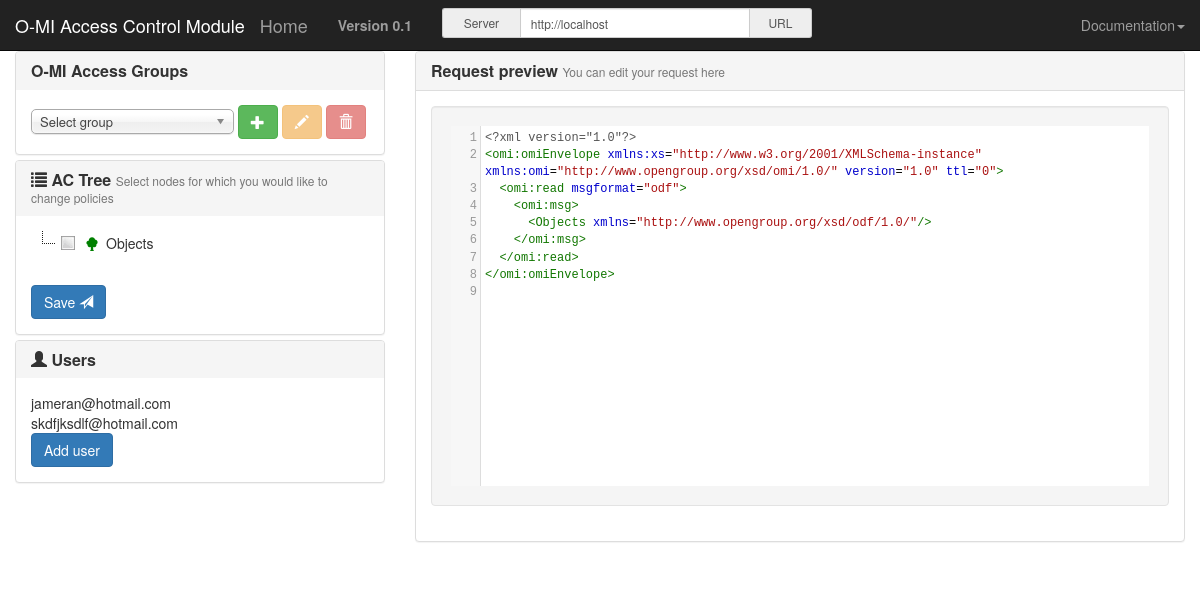
The app's page /authmodule (signed in), older data.
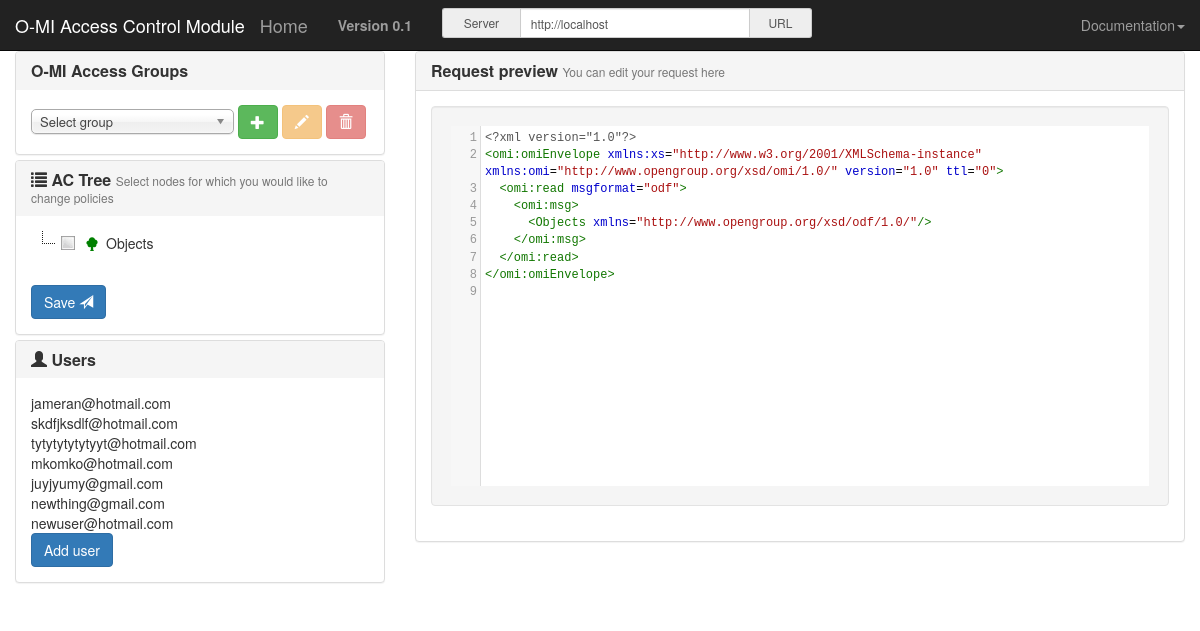
The same page, newer data.
### security_node/models.py (models this page shows)
class Registered_Users(models.Model):
    username = models.CharField(max_length=200)
    email = models.EmailField(max_length=200)

### security_node/views.py (the view)
# urls.py: path(r'authmodule', views.authmodule, name='authmodule'),
@login_required
@csrf_protect
def authmodule(request):
    if request.method == 'POST':
        print ('--------------',request.POST['users_ingroup'])
    registered_users = Registered_Users.objects.all()
    return render(request, "authmodule.html",{"list_users":registered_users})

### security_node/templates/authmodule.html (shortened to what this page needs)
<!DOCTYPE html>
{% load static %}
<html lang="en">
<head>
	<link href="{% static 'css/lib/chosen.css' %}" rel="stylesheet" />
	<link href="{% static 'css/lib/bootstrap.css' %}" rel="stylesheet" />
	<link href="{% static 'themes/default/style.min.css' %}" rel="stylesheet" />
	<link href="{% static 'css/lib/codemirror.css' %}" rel="stylesheet" />
	<link href="{% static 'css/mystyle.css' %}" rel="stylesheet" />
</head>
<body>
  <nav class="navbar navbar-default navbar-static-top navbar-inverse" style="margin-bottom:0;">
    <div class="container-fluid">
      <div class="navbar-header">
        <a class="navbar-brand" href="#">O-MI Access Control Module</a>
                          <a class="navbar-brand" href="{% url 'home' %}">Home</a>
      </div>
      <div class="collapse navbar-collapse" id="navbar-collapse">
        <ul class="nav navbar-nav navbar-left">
          <li>
            <p class="navbar-text">
              <b id="versionNumber">Version 0.1</b>
            </p>
          </li>
          <li>
            <form class="navbar-form navbar-left" role="search" style="width: 400px">
              <a data-toggle="tooltip" title="Enter O-MI node url. Can be used to test any O-MI Node that has CORS support." data-placement="bottom">
                <div class="input-group input-group-sm" style="width:100%;">
                  <div class="input-group-addon">Server</div>
                  <input id="targetService" type="text" class="form-control" placeholder="Enter O-MI node url" value="http://localhost:8080/" />
                  <div class="input-group-addon">URL</div>
                </div>
              </a>
            </form>
          </li>
        </ul>
        <ul class="nav navbar-nav navbar-right">
          <li class="dropdown">
            <a href="#" class="dropdown-toggle" data-toggle="dropdown" role="button" aria-haspopup="true" aria-expanded="false">Documentation<span class="caret"></span></a>
          </li>
        </ul>
      </div>
    </div>
  </nav>
  <div class="container-fluid" role="main"><div class="row">
    <div class="col-md-4 panel-group" role="tablist">
			<div class="panel panel-default">
				<div class="panel-heading">
					<h4 class="panel-title">
						<b>O-MI Access Groups
						</b>
					</h4>
				</div>
				<div class="panel-body">
					<select id="groupsSelect">
						<option value="" disabled selected>Select group</option>
					</select>
					<button id="groupAddButton" class="btn btn-success" type="button">
			    	<span class="glyphicon glyphicon-plus" aria-hidden="true"/>
					</button>
					<button id="groupEditButton" class="btn btn-warning" disabled="disabled" type="button" data-toggle="modal" data-target="#newGroupItem" data-action="edit">
			    	<span class="glyphicon glyphicon-pencil" aria-hidden="true"/>
					</button>
					<button id="groupDeleteButton" class="btn btn-danger" disabled="disabled" type="button">
			    	<span class="glyphicon glyphicon-trash" aria-hidden="true"/>
					</button>
				</div>
			</div>
			<div class="panel panel-default">
        <div class="panel-heading">
          <h4 class="panel-title">
            <b>
              <span class="glyphicon glyphicon-list" aria-hidden="true"></span>
              AC Tree
              <small>Select nodes for which you would like to change policies</small>
            </b>
          </h4>
        </div>
        <div class="panel-body">
          <div id="nodetree">
            <ul>
              <li id="Objects">Objects </li>
            </ul>
          </div>
        </div>
				<div class="panel-body">
					<button id="sendPerm" type="button" class="btn btn-md btn-primary">
						Save
						<span class="glyphicon glyphicon-send" aria-hidden="true"></span>
					</button>
				</div>
      </div>
			<div class="panel panel-default">
        <div class="panel-heading">
          <h4 class="panel-title">
            <b>
              <span class="glyphicon glyphicon-user" aria-hidden="true"></span>
              Users
            </b>
          </h4>
        </div>
				<div class="panel-body">
                    {% for u in list_users %}
                        {{u.email}}<br>
                    {% endfor %}
					<button id="addUser" type="button" class="btn btn-md btn-primary">
						Add user
					</button>
				</div>
      </div>
    </div>
    <div class="col-md-8" >
      <div class="panel panel-default">
        <div class="panel-heading">
          <h4 class="panel-title">
            <b>Request preview
              <small>You can edit your request here</small>
            </b>
          </h4>
        </div>
        <div class="panel-body">
          <div class="row">
            <div class="col-md-12">
              <div class="well request">
              </div>
            </div>
          </div>
        </div>
      </div>
    </div>
  </div></div>
</body>
</html>

### security_node/static/css/mystyle.css (style rules this page uses)
html { overflow-x: hidden; }

Row changes from the older to the newer data that the page shows:
added Registered_Users: email "tytytytytytyyt@hotmail.com"
added Registered_Users: email "mkomko@hotmail.com"
added Registered_Users: email "juyjyumy@gmail.com"
added Registered_Users: email "newthing@gmail.com"
added Registered_Users: email "newuser@hotmail.com"
